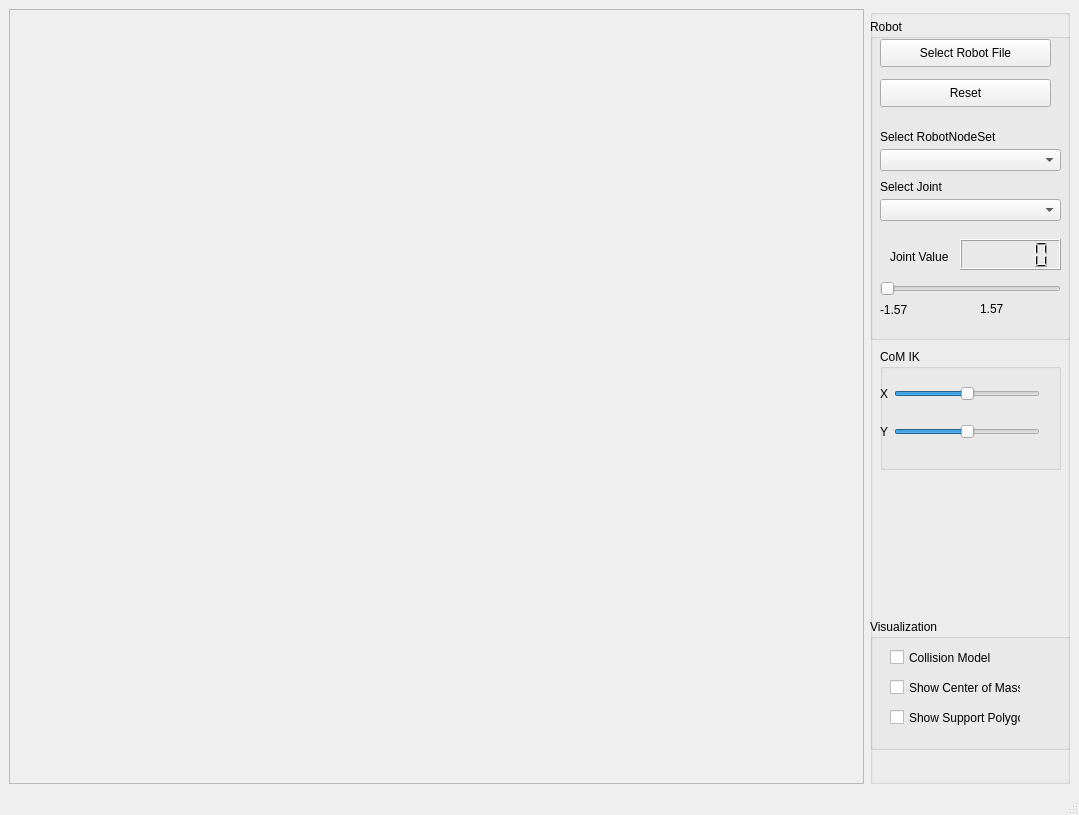
<?xml version="1.0" encoding="UTF-8"?>
<ui version="4.0">
 <class>MainWindowStability</class>
 <widget class="QMainWindow" name="MainWindowStability">
  <property name="geometry">
   <rect>
    <x>0</x>
    <y>0</y>
    <width>1079</width>
    <height>815</height>
   </rect>
  </property>
  <property name="windowTitle">
   <string> VirtualRobot - Stability Demo</string>
  </property>
  <widget class="QWidget" name="centralwidget">
   <layout class="QGridLayout" name="gridLayout">
    <item row="0" column="0">
     <widget class="QFrame" name="frameViewer">
      <property name="frameShape">
       <enum>QFrame::StyledPanel</enum>
      </property>
      <property name="frameShadow">
       <enum>QFrame::Raised</enum>
      </property>
     </widget>
    </item>
    <item row="0" column="1">
     <widget class="QGroupBox" name="groupBox">
      <property name="maximumSize">
       <size>
        <width>200</width>
        <height>16777215</height>
       </size>
      </property>
      <property name="title">
       <string/>
      </property>
      <widget class="QGroupBox" name="groupBox_3">
       <property name="geometry">
        <rect>
         <x>0</x>
         <y>610</y>
         <width>201</width>
         <height>131</height>
        </rect>
       </property>
       <property name="title">
        <string>Visualization</string>
       </property>
       <widget class="QCheckBox" name="checkBoxColModel">
        <property name="geometry">
         <rect>
          <x>20</x>
          <y>30</y>
          <width>131</width>
          <height>17</height>
         </rect>
        </property>
        <property name="text">
         <string>Collision Model</string>
        </property>
       </widget>
       <widget class="QCheckBox" name="checkBoxCoM">
        <property name="geometry">
         <rect>
          <x>20</x>
          <y>60</y>
          <width>131</width>
          <height>17</height>
         </rect>
        </property>
        <property name="text">
         <string>Show Center of Mass</string>
        </property>
       </widget>
       <widget class="QCheckBox" name="checkBoxSupportPolygon">
        <property name="geometry">
         <rect>
          <x>20</x>
          <y>90</y>
          <width>131</width>
          <height>17</height>
         </rect>
        </property>
        <property name="text">
         <string>Show Support Polygon</string>
        </property>
       </widget>
      </widget>
      <widget class="QGroupBox" name="groupBox_4">
       <property name="geometry">
        <rect>
         <x>0</x>
         <y>10</y>
         <width>201</width>
         <height>321</height>
        </rect>
       </property>
       <property name="title">
        <string>Robot</string>
       </property>
       <widget class="QComboBox" name="comboBoxJoint">
        <property name="geometry">
         <rect>
          <x>10</x>
          <y>180</y>
          <width>181</width>
          <height>22</height>
         </rect>
        </property>
       </widget>
       <widget class="QLabel" name="label_4">
        <property name="geometry">
         <rect>
          <x>10</x>
          <y>160</y>
          <width>131</width>
          <height>16</height>
         </rect>
        </property>
        <property name="text">
         <string>Select Joint</string>
        </property>
       </widget>
       <widget class="QPushButton" name="pushButtonReset">
        <property name="geometry">
         <rect>
          <x>10</x>
          <y>60</y>
          <width>171</width>
          <height>28</height>
         </rect>
        </property>
        <property name="text">
         <string>Reset</string>
        </property>
       </widget>
       <widget class="QPushButton" name="pushButtonLoad">
        <property name="geometry">
         <rect>
          <x>10</x>
          <y>20</y>
          <width>171</width>
          <height>28</height>
         </rect>
        </property>
        <property name="text">
         <string>Select Robot File</string>
        </property>
       </widget>
       <widget class="QLabel" name="labelMaxPos">
        <property name="geometry">
         <rect>
          <x>110</x>
          <y>280</y>
          <width>81</width>
          <height>20</height>
         </rect>
        </property>
        <property name="layoutDirection">
         <enum>Qt::RightToLeft</enum>
        </property>
        <property name="text">
         <string>1.57</string>
        </property>
       </widget>
       <widget class="QLCDNumber" name="lcdNumberJointValue">
        <property name="geometry">
         <rect>
          <x>90</x>
          <y>220</y>
          <width>101</width>
          <height>31</height>
         </rect>
        </property>
        <property name="smallDecimalPoint">
         <bool>true</bool>
        </property>
        <property name="numDigits">
         <number>5</number>
        </property>
        <property name="digitCount">
         <number>5</number>
        </property>
        <property name="value" stdset="0">
         <double>0.000000000000000</double>
        </property>
       </widget>
       <widget class="QLabel" name="label_2">
        <property name="geometry">
         <rect>
          <x>20</x>
          <y>230</y>
          <width>81</width>
          <height>16</height>
         </rect>
        </property>
        <property name="text">
         <string>Joint Value</string>
        </property>
       </widget>
       <widget class="QLabel" name="labelMinPos">
        <property name="geometry">
         <rect>
          <x>10</x>
          <y>280</y>
          <width>91</width>
          <height>21</height>
         </rect>
        </property>
        <property name="text">
         <string>-1.57</string>
        </property>
       </widget>
       <widget class="QSlider" name="horizontalSliderPos">
        <property name="geometry">
         <rect>
          <x>10</x>
          <y>260</y>
          <width>181</width>
          <height>20</height>
         </rect>
        </property>
        <property name="maximum">
         <number>1000</number>
        </property>
        <property name="pageStep">
         <number>50</number>
        </property>
        <property name="orientation">
         <enum>Qt::Horizontal</enum>
        </property>
       </widget>
       <widget class="QComboBox" name="comboBoxRNS">
        <property name="geometry">
         <rect>
          <x>10</x>
          <y>130</y>
          <width>181</width>
          <height>22</height>
         </rect>
        </property>
       </widget>
       <widget class="QLabel" name="label_5">
        <property name="geometry">
         <rect>
          <x>10</x>
          <y>110</y>
          <width>161</width>
          <height>16</height>
         </rect>
        </property>
        <property name="text">
         <string>Select RobotNodeSet</string>
        </property>
       </widget>
      </widget>
      <widget class="QGroupBox" name="groupBox_2">
       <property name="geometry">
        <rect>
         <x>10</x>
         <y>340</y>
         <width>181</width>
         <height>121</height>
        </rect>
       </property>
       <property name="title">
        <string>CoM IK</string>
       </property>
       <widget class="QWidget" name="verticalLayoutWidget">
        <property name="geometry">
         <rect>
          <x>0</x>
          <y>20</y>
          <width>160</width>
          <height>88</height>
         </rect>
        </property>
        <layout class="QVBoxLayout" name="verticalLayout">
         <item>
          <layout class="QHBoxLayout" name="horizontalLayout">
           <item>
            <widget class="QLabel" name="label">
             <property name="text">
              <string>X</string>
             </property>
            </widget>
           </item>
           <item>
            <widget class="QSlider" name="sliderX">
             <property name="minimum">
              <number>-1000</number>
             </property>
             <property name="maximum">
              <number>1000</number>
             </property>
             <property name="singleStep">
              <number>10</number>
             </property>
             <property name="orientation">
              <enum>Qt::Horizontal</enum>
             </property>
             <property name="tickPosition">
              <enum>QSlider::NoTicks</enum>
             </property>
            </widget>
           </item>
          </layout>
         </item>
         <item>
          <layout class="QHBoxLayout" name="horizontalLayout_2">
           <item>
            <widget class="QLabel" name="label_3">
             <property name="text">
              <string>Y</string>
             </property>
            </widget>
           </item>
           <item>
            <widget class="QSlider" name="sliderY">
             <property name="minimum">
              <number>-1000</number>
             </property>
             <property name="maximum">
              <number>1000</number>
             </property>
             <property name="singleStep">
              <number>10</number>
             </property>
             <property name="tracking">
              <bool>true</bool>
             </property>
             <property name="orientation">
              <enum>Qt::Horizontal</enum>
             </property>
            </widget>
           </item>
          </layout>
         </item>
        </layout>
       </widget>
      </widget>
     </widget>
    </item>
   </layout>
  </widget>
  <widget class="QMenuBar" name="menubar">
   <property name="geometry">
    <rect>
     <x>0</x>
     <y>0</y>
     <width>1079</width>
     <height>31</height>
    </rect>
   </property>
  </widget>
  <widget class="QStatusBar" name="statusbar"/>
 </widget>
 <resources/>
 <connections/>
</ui>
